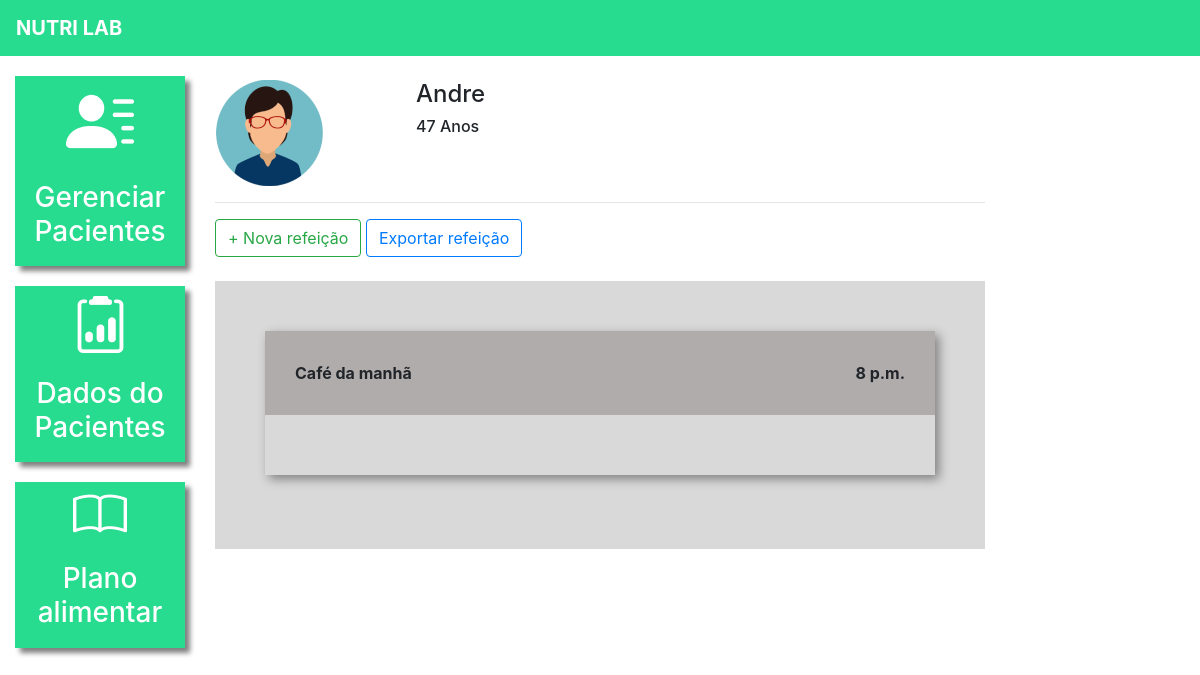
Page /plano_alimentar/1/ (signed in) on the committed database.
### plataforma/models.py (models this page shows, shortened)
class Pacientes(models.Model):
    choices_sexo = (('F', 'Feminino'),
                    ('M', 'Maculino'))
    nome = models.CharField(max_length=50)
    sexo = models.CharField(max_length=1, choices=choices_sexo)
    idade = models.IntegerField()
    email = models.EmailField()
    telefone = models.CharField(max_length=19)
    nutri = models.ForeignKey(User, on_delete=models.CASCADE)

class Refeicao(models.Model):
    paciente = models.ForeignKey(Pacientes, on_delete=models.CASCADE)
    titulo = models.CharField(max_length=50)
    horario = models.TimeField()
    carboidratos = models.IntegerField()
    proteinas = models.IntegerField()
    gorduras = models.IntegerField()

### plataforma/views.py (the view)
# urls.py: path('plano_alimentar/<str:id>/', views.plano_alimentar, name="plano_alimentar"),
def plano_alimentar(request, id):
    paciente = get_object_or_404(Pacientes, id=id)
    if not paciente.nutri == request.user:
        messages.add_message(request, constants.ERROR, 'Esse paciente não é seu')
        return redirect('/plano_alimentar_listar/')
    if request.method == "GET":
        r1 = Refeicao.objects.filter(paciente=paciente).order_by('horario')
        opcao = Opcao.objects.all()
        return render(request, 'plano_alimentar.html', {'paciente': paciente, 'refeicao':r1, 'opcao': opcao})

### plataforma/templates/plano_alimentar.html (shortened to what this page needs)
{% extends 'base_plataforma.html' %}
{% load static %}
{% block 'plataforma' %}
    <br>
    <div class="row">
        <div class="col-md-3">
                {% if paciente.sexo == "M"%}
                    <img src="{% static 'plataforma/img/perfil2.png' %}">
                {% else %}
                    <img src="{% static 'plataforma/img/perfil1.png' %}">
                {% endif %}
        </div>
        <div class="col-md-3 dados descricao">
            <h4>{{paciente.nome}}</h4>
            <h6>{{paciente.idade}} Anos</h6>
        </div>
    </div>
    <hr>
    <button type="button" class="btn btn-outline-success" data-toggle="modal" data-target="#modal">
        + Nova refeição
    </button>
    <button type="button" class="btn btn-outline-primary">
        Exportar refeição
    </button>
    <br>
    <br>
    <div class="fundo-alimentar">
        {% for re in refeicao %}
        <div class="refeicao">
            <div class="head-refeicao">
                <span>{{re.titulo}}</span>
                <span style="float: right;">{{re.horario}}</span>
            </div>
            <div class="body-refeicao">
            </div>
        </div><br/>
        {% endfor %}
    </div>
{% endblock%}

### templates/static/plataforma/css/css.css (style rules this page uses)
.dados { font-weight: bold; }
.descricao { margin-left: -12%; }
@media (max-width: 1300px) { .descricao { margin-left: 1px; } }

### templates/static/plataforma/css/plano_alimentar.css (style rules this page uses)
.fundo-alimentar { background-color: #D9D9D9; padding: 50px; }
.refeicao { box-shadow: 4px 4px 10px gray; }
.head-refeicao { background-color: #B0ACAC; padding: 30px; font-weight: bold; }
.body-refeicao { padding: 30px; font-weight: bold; }

### rows in the picture
Pacientes: nome "Andre", idade "47"
Refeicao: titulo "Café da manhã", horario "8 p.m."
